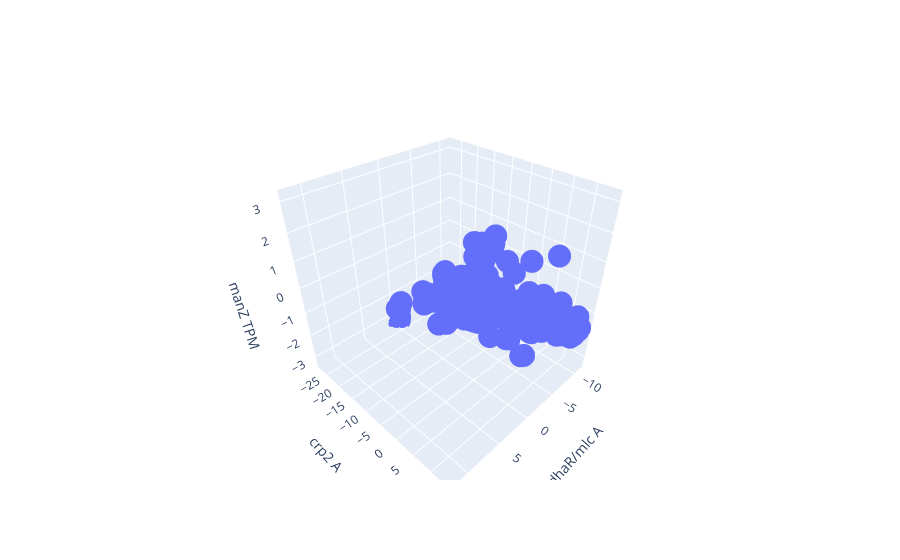

Notebook code for this chart:
### Markdown cell above
# manZ - Crp-2, DhaR/Mlc

### Code cell
import plotly.graph_objs as go
import numpy as np

im_cur2 = 'DhaR/Mlc'
x = ica_data.A.loc[im_cur2]
im_cur = 'Crp-2'
y = ica_data.A.loc[im_cur]
gene_cur = 'b1819' #manZ
z = ica_data.X.loc[gene_cur]

# Create 3D scatter plot
fig = go.Figure(data=[go.Scatter3d(x=x, y=y, z=z, mode='markers')])

# Add axis labels
fig.update_layout(scene=dict(xaxis_title='dhaR/mlc A',
                             yaxis_title='crp2 A',
                             zaxis_title='manZ TPM'))

# Show plot
fig.show()

### Figure 1 — Plotly figure (JSON) as saved in the notebook; plotly's stock layout.template omitted (floating-point values rounded to 4 significant figures; data arrays with more than 128 entries replaced by an {"elided": "..."} marker saying what was removed)
{"data": [{"mode": "markers", "type": "scatter3d", "x": {"elided": "278 float values"}, "y": {"elided": "278 float values"}, "z": {"elided": "278 float values"}}], "layout": {"scene": {"xaxis": {"title": {"text": "dhaR/mlc A"}}, "yaxis": {"title": {"text": "crp2 A"}}, "zaxis": {"title": {"text": "manZ TPM"}}}}}
